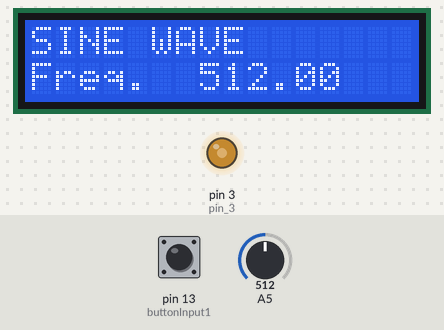
Simulated run of this sketch. Board: Arduino Uno, built with avr-gcc and run on an emulated ATmega328P. Parts: 16×2 character LCD, output pins drawn as LEDs (lit = HIGH). Inputs (shaded band) come from the test bench; at power-on: pin 13 (buttonInput1) LOW, A5 = 512.

Above: at 4.2 s.
4.3 s: pin 13 (buttonInput1) pulled HIGH for 3.2 s
At 4.9 s:
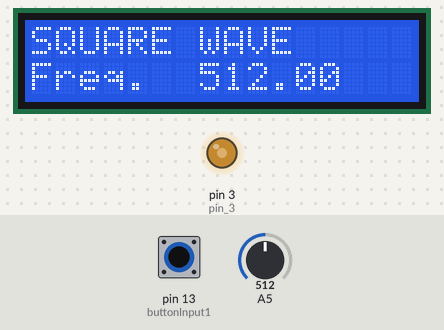
9.0 s: A5 set to 246
At 10.85 s:
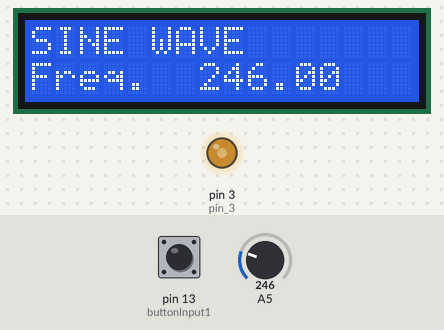
12.0 s: A5 set to 90
At 12.44 s:
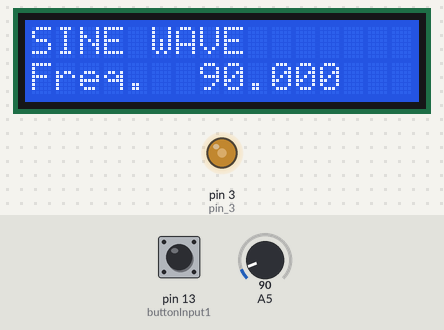
Timing chart, 0 to 12.8 s (numbered marks = the images above; inputs shaded):
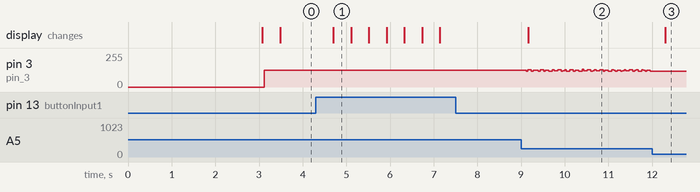

The sketch:

Generatore_di_funzioni.ino
```cpp
/*
Sketch di un Function Generator, ovvero di un generatore di funzioni.
Produce 4 forme d'onda a bassa frequenza (15-1000 Hz circa): Triangle, Square, Sawtooth e Sine.
Collegare opzionalmente un display 16x2 rispettando la piedinatura come indicato.
Collegare opzionalmente un potenziometro da 4,7k - 10 k alla porta analogica 5.
Uscita audio PWM impostata sul pin 3 (è necessario cambiare il collegamento standard del display!).
Pier Calderan - Luglio 2013
*/

#include "avr/pgmspace.h"
#include <LiquidCrystal.h>
// attenzione al collegamento del display!
LiquidCrystal lcd(12, 11, 6, 5, 4, 2);

// area di memoria per contenere i dati della forma d'onda
unsigned char RAMTable[256];

// tabella di 256 valori seno
unsigned char sineTab[] = {
  127,130,133,136,139,143,146,149,152,155,158,161,164,167,170,173,176,178,181,184,187,190,192,195,198,200,203,205,208,210,212,215,217,219,221,223,225,227,229,231,233,234,236,238,239,240,
  242,243,244,245,247,248,249,249,250,251,252,252,253,253,253,254,254,254,254,254,254,254,253,253,253,252,252,251,250,249,249,248,247,245,244,243,242,240,239,238,236,234,233,231,229,227,225,223,
  221,219,217,215,212,210,208,205,203,200,198,195,192,190,187,184,181,178,176,173,170,167,164,161,158,155,152,149,146,143,139,136,133,130,127,124,121,118,115,111,108,105,102,99,96,93,90,87,84,81,78,
  76,73,70,67,64,62,59,56,54,51,49,46,44,42,39,37,35,33,31,29,27,25,23,21,20,18,16,15,14,12,11,10,9,7,6,5,5,4,3,2,2,1,1,1,0,0,0,0,0,0,0,1,1,1,2,2,3,4,5,5,6,7,9,10,11,12,14,15,16,18,20,21,23,25,27,29,31,
  33,35,37,39,42,44,46,49,51,54,56,59,62,64,67,70,73,76,78,81,84,87,90,93,96,99,102,105,108,111,115,118,121,124};

double freqOut;
const double REFCLOCK=31376.6;      // clock di riferimento
int counter=0;

// variabili  volatili per l'interrupt
volatile byte IntCNT;
volatile byte IntCNT1;
volatile byte counter_ms;         //counter fittizio per poter disabilitare il timer0 (quello usato dalla funzione delay())
volatile unsigned long Phase;     // accumulatore della fase 32 bit
volatile unsigned long Freqword;  // parola di 32 bit
int statusPin1 = 0;
int buttonInput1 = 13;

void setup()
{
  lcd.begin(16, 2);
  lcd.setCursor(0,0);
  lcd.print("Function Gener. ");
  lcd.setCursor(0,1);
  lcd.print("by Pier Calderan");
  delay (3000);
  lcd.clear();
  lcd.setCursor(0,0);
  lcd.print("SINE WAVE       ");

SineWave(); // forma d'onda SINE di default

  pinMode(3, OUTPUT); // pin 3 = PWM out frequency: NOTA cambiare la corrispondente porta OCR2B e i bit COM2B0 e COM2B1 del timer2
  pinMode(buttonInput1, INPUT);

Setup_timer2();
  // disabilita gli interrupt per evitare variazioni nel timing
  bitClear(TIMSK0,TOIE0); // disabilita il Timer0 (quello della funzione delay())
  bitSet(TIMSK2,TOIE2);   // abilita il Timer2 Interrupt
}

void loop()
{
freqOut=analogRead(5);                // legge il valore da 0 a 1023 dal potenziometro collegato alla porta analogica A5
Freqword=pow(2,32)*freqOut/REFCLOCK;  // calcolo frequenza di uscita rispetto al clock di riferimento
  if (counter_ms > 100) {             // timer per evitare lo sfarfallio del display (ATTENZIONE delay() è disabilitato!)
  counter_ms=0;
  lcd.setCursor(0,1);
  lcd.print("Freq.  ");
  lcd.print(freqOut);

statusPin1=digitalRead(buttonInput1);
if (statusPin1)  counter ++;

  if (counter > 3)
 {
  counter = 0;
  TriangleWave();
// visualizza il tipo di forma d'onda la frequenza sul display
  lcd.setCursor(0,0);
  lcd.print("TRIANGLE WAVE   ");
  lcd.setCursor(0,1);
  lcd.print("Freq.  ");
  lcd.print(freqOut);
  }

if (counter == 1)
{
  SquareWave();
// visualizza il tipo di forma d'onda la frequenza sul display
  lcd.setCursor(0,0);
  lcd.print("SQUARE WAVE     ");
  lcd.setCursor(0,1);
  lcd.print("Freq.  ");
  lcd.print(freqOut);
  }

if (counter == 2)
{
  Sawtooth();
// visualizza il tipo di forma d'onda la frequenza sul display
  lcd.setCursor(0,0);
  lcd.print("SAWTOOTH WAVE   ");
  lcd.setCursor(0,1);
  lcd.print("Freq.  ");
  lcd.print(freqOut);
  }
if (counter == 3)
{
  SineWave();
// visualizza il tipo di forma d'onda la frequenza sul display
  lcd.setCursor(0,0);
  lcd.print("SINE WAVE       ");
  lcd.setCursor(0,1);
  lcd.print("Freq.  ");
  lcd.print(freqOut);
  }
}
}

//******************************************************************
// Imposta il timer2 con prescaler a 1, PWM mode per la correzione di fase PWM, 16.000.000/512 = 31.372 Hz di clock
void Setup_timer2() {
// Timer2 Clock Prescaler a 1
  bitSet(TCCR2B, CS20);
  bitClear(TCCR2B, CS21);
  bitClear(TCCR2B, CS22);
// Timer2 PWM Mode impostato su Phase Correct PWM sul pin 3
  bitClear(TCCR2A, COM2B0);
  bitSet(TCCR2A, COM2B1);
// Mode 1 Phase Correct PWM
  bitSet(TCCR2A, WGM20);
  bitClear(TCCR2A, WGM21);
  bitClear(TCCR2B, WGM22);
}

// Timer2 Interrupt a 31372,550 KHz = 32uSec (REFCLOCK per il generatore)
// runtime di 8 microsecondi
ISR(TIMER2_OVF_vect)
{
 static unsigned int PhaseOut;

  Phase=Phase+Freqword; // accumula fase accurata a 32 bit
  IntCNT=Phase >> 24;   // legge gli 8 bit superiori

PhaseOut=PhaseOut+freqOut;

OCR2B=RAMTable[PhaseOut>>8];   // uscita audio sul pin 3

   if(IntCNT1++ == 125) {
    counter_ms++; // incremento di 4 millisecondi
    IntCNT1=0;
   }
}


void TriangleWave()
{
  for (int i = 0; i < 128; ++i) {
    RAMTable[i] = i * 2;
  }
  int value = 255;
  for (int i = 128; i < 256; ++i) {
    RAMTable[i] = value; //inserisce i valori nella tabella
    value -= 2;
  }
}

void SquareWave()
{
  int t;
  for (int i = 0; i < 256; ++i)
  {
if (i == 0) t = 0;
if (i == 128) t = 255;
    RAMTable[i] = t; // // inserisce i valori nella tabella
  }
}

void Sawtooth()
{
  for (int i = 0; i < 256; ++i)
  {
    RAMTable[i] = i; // inserisce i valori nella tabella
  }
}


void SineWave()
{
// inserisce i valori nella tabella
  for (int i = 0; i < 256; ++i)
  {
    RAMTable[i] = sineTab[i]; // inserisce i valori nella tabella
  }
}
```

Measured:
- after the input at 4.3 s, the display: changes after 0.41 s (image 1)
- after the input at 9.0 s, the display: changes after 0.16 s (image 2)
- after the input at 12.0 s, pin 3 (pin_3): stops changing and stays 118/255; the display: changes after 0.30 s (image 3)
- what the display in image 1 shows lasts 0.4 s, from 4.7 s to 5.1 s
